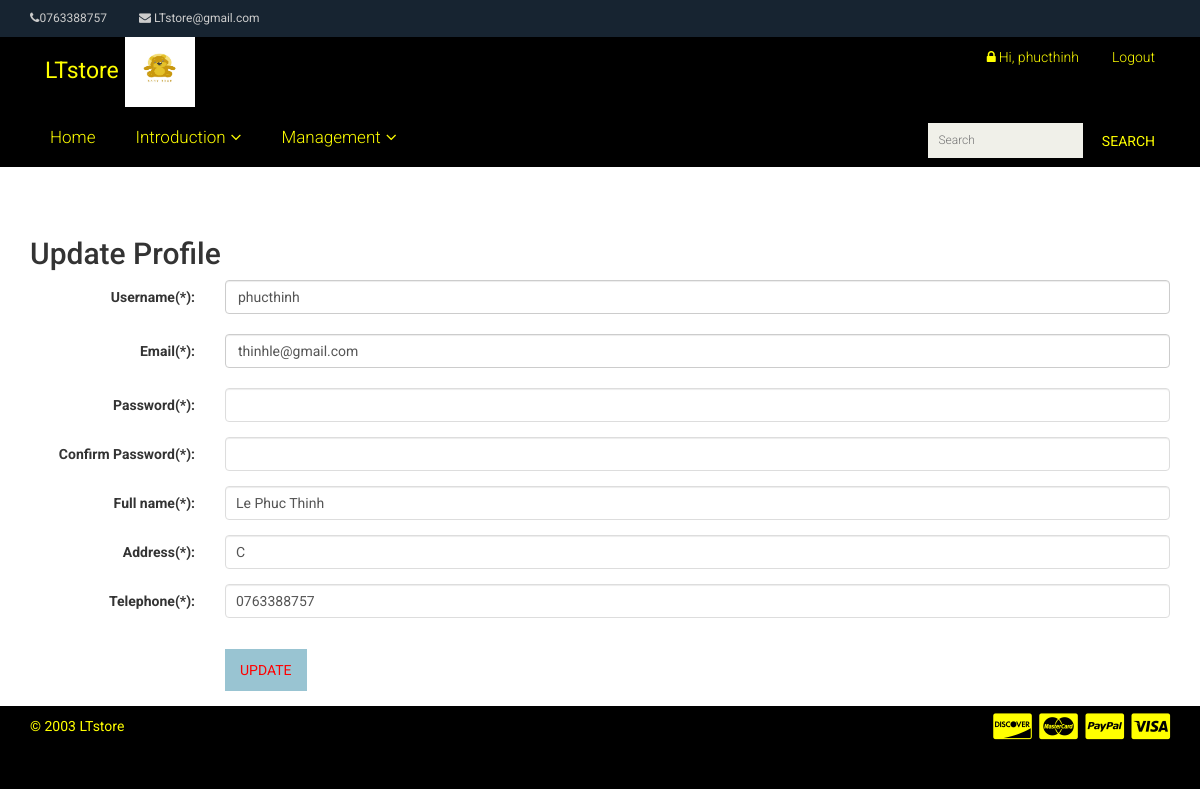
/index.php?page=update_customer (signed in), run on the app's committed database.
### tables this page shows
CREATE TABLE `customer` (
  `Username` varchar(20) NOT NULL,
  `Password` varchar(40) NOT NULL,
  `CustName` varchar(30) NOT NULL,
  `gender` int(11) NOT NULL,
  `Address` varchar(1000) NOT NULL,
  `telephone` varchar(50) NOT NULL,
  `email` varchar(50) NOT NULL,
  `CusDate` int(11) NOT NULL,
  `CusMonth` int(11) NOT NULL,
  `CusYear` int(11) NOT NULL,
  `SSN` varchar(10) DEFAULT NULL,
  `ActiveCode` varchar(100) NOT NULL,
  `state` int(11) NOT NULL
);

### Update_customer.php (the view, shortened to what this page needs)
<?php
$query = "SELECT CustName, Address, email, telephone
			FROM customer
			WHERE Username = '". $_SESSION["us"]."'";
$result = mysqli_query($conn, $query) or die(mysqli_error($conn));
$row = mysqli_fetch_array($result, MYSQLI_BOTH);
$us = $_SESSION["us"];
$email = $row["email"];
$fullname=$row["CustName"];
$address = $row["Address"];
$telephone = $row["telephone"];
?>
<div class="container">
<h2>Update Profile</h2>
			 	<form id="form1" name="form1" method="post" action="" class="form-horizontal" role="form">
					<div class="form-group">
                            <label for="lblTenDangNhap" class="col-sm-2 control-label">Username(*):  </label>
							<div class="col-sm-10">
							      <label class="form-control" style="font-weight:400"><?php echo $us  ?></label>
							</div>
                     </div>
                         <div class="form-group">
                            <label for="lblEmail" class="col-sm-2 control-label">Email(*):  </label>
							<div class="col-sm-10">
							       <label class="form-control" style="font-weight:400"><?php echo $email ?></label>
							</div>
                          </div>
                           <div class="form-group">
                            <label for="lblMatKhau1" class="col-sm-2 control-label">Password(*):  </label>
							<div class="col-sm-10">
							      <input type="password" name="txtPass1" id="txtPass1" class="form-control"/>
							</div>
                            </div>
                             <div class="form-group">
                            <label for="lblMatKhau2" class="col-sm-2 control-label">Confirm Password(*):  </label>
							<div class="col-sm-10">
							      <input type="password" name="txtPass2" id="txtPass2" class="form-control"/>
							</div>
                            </div>
                            <div class="form-group">
                            	<label for="lblHoten" class="col-sm-2 control-label">Full name(*):  </label>
								<div class="col-sm-10">
							      <input type="text" name="txtFullname" id="txtFullname" value="<?php echo $fullname ?>"
								  class="form-control" placeholder="Enter Fullname, please"/>
								</div>
                            </div>
                             <div class="form-group">
                             <label for="lblDiaChi" class="col-sm-2 control-label">Address(*):  </label>
							<div class="col-sm-10">
							      <input type="text" name="txtAddress" id="txtAddress" value="<?php echo $address  ?>" class="form-control" placeholder="Enter Address, please"/>
							</div>
                            </div>
                            <div class="form-group">
                            <label for="lblDienThoai" class="col-sm-2 control-label">Telephone(*):  </label>
							<div class="col-sm-10">
							      <input type="text" name="txtTel" id="txtTel" value="<?php echo $telephone ?>" class="form-control" placeholder="Enter Telephone, please" />
							</div>
                            </div>
					<div class="form-group">
						<div class="col-sm-offset-2 col-sm-10">
						      <input type="submit" style="background-color:#99C4D2;color:red" class="btn btn-primary" name="btnUpdate" id="btnUpdate" value="Update"/>
						</div>
					</div>
				</form>
</div>

### style.css (style rules this page uses)
h1, h2, h3, h4, h5, h6 { margin: 0 0 15px; }
body { font-family:Arial, Helvetica, sans-serif; }
input[type="text"], input[type="password"], input[type="email"], textarea { border: 1px solid #ddd; padding: 10px; }
input[type="submit"], button[type=submit], input[type="button"] { background: none repeat scroll 0 0 #5a88ca; border: medium none; color: #fff; padding: 11px 20px; text-transform: uppercase; }

### css/responsive.css (style rules this page uses)
@media only screen and (min-width: 992px) and (max-width: 1280px) { input[type="submit"], button[type="submit"], [type="button"] { padding: 11px 15px; } }

### csseshop/main.css (style rules this page uses)
body { font-family: 'Roboto', sans-serif; background:; position: relative; font-weight:400px; }
h1, h2, h3, h4, h5, h6 { font-family: 'Roboto', sans-serif; }
.btn.btn-primary { background:#3A5C83; border: 0 none; border-radius: 0; margin-top: 16px; }

### data on the page
customer: email "thinhle@gmail.com", txtFullname "Le Phuc Thinh", txtAddress "C", txtTel "0763388757"

### other printed values
$_SESSION['us'] "phucthinh"
$us "phucthinh"
